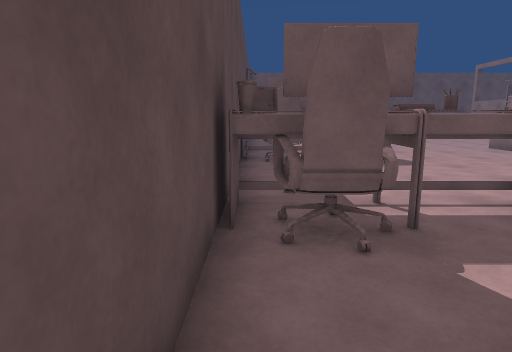
View 1 (above)

21 first-person views from a walk through a scene from a Unity 3-D project. The camera is 1.4 m above the floor, tilts 10° down and sees 75° across. The floor is counted in squares, 1 m on a side. Each view is taken from the middle of a square. On the plan, view 1 faces up. The plan holds only what a view shows up to about 15 squares ahead; the rest is blank. The player is left out.

View 2
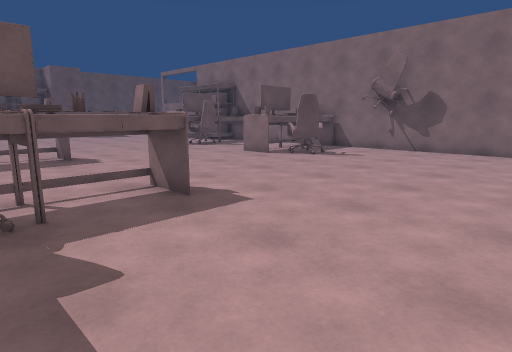

View 3
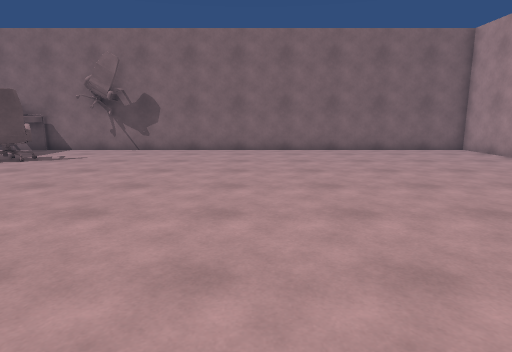

View 4
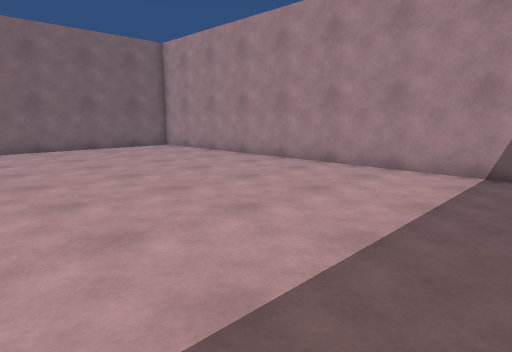

View 5
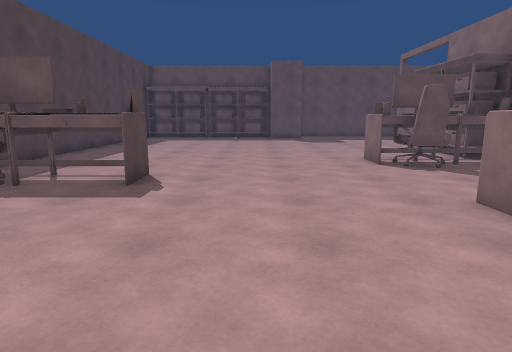

View 6
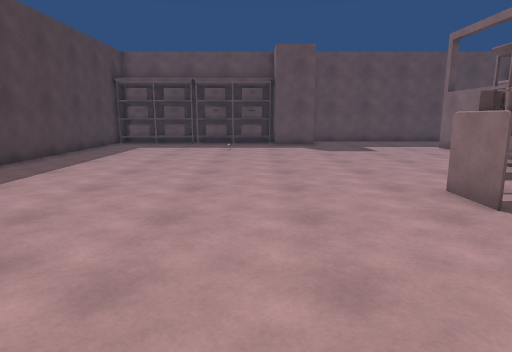

View 7
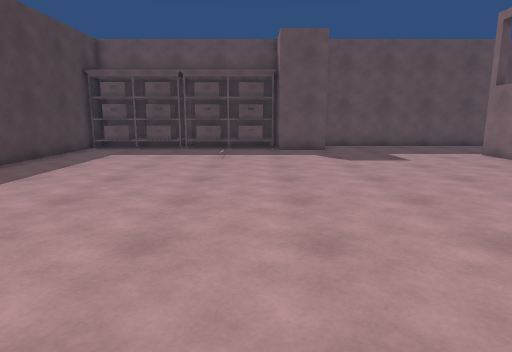

View 8
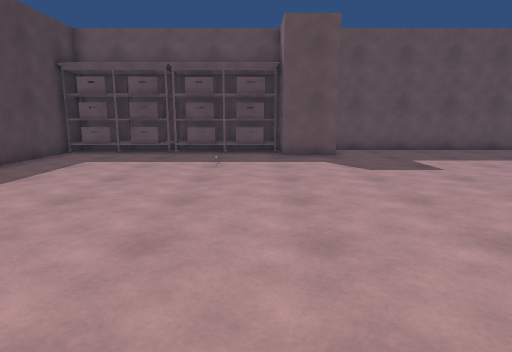

View 9
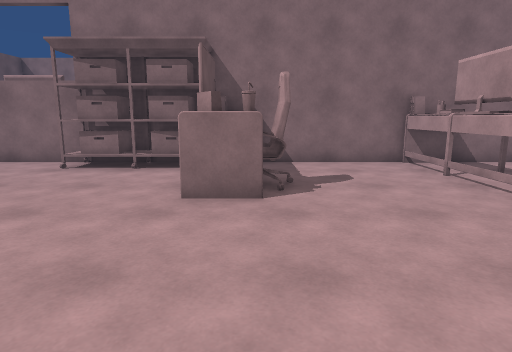

View 10
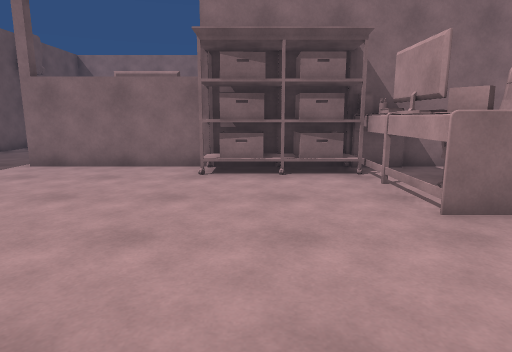

View 11
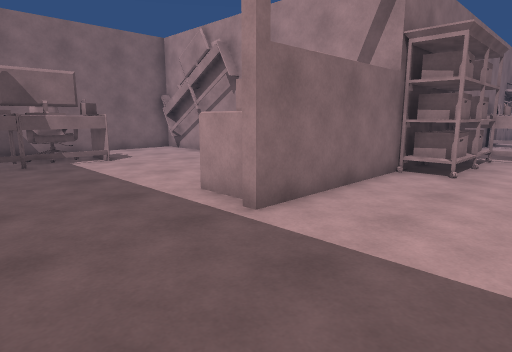

View 12
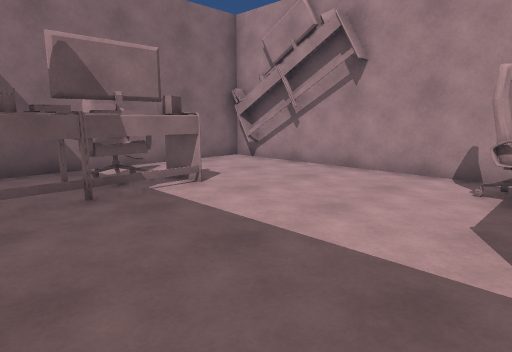

View 13
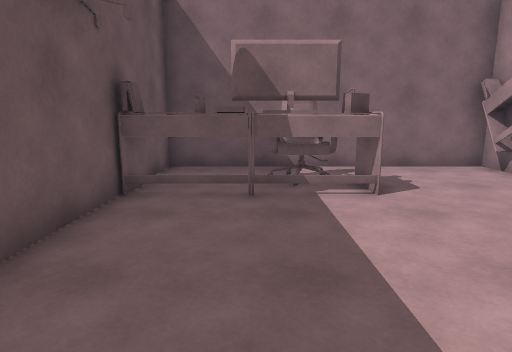

View 14
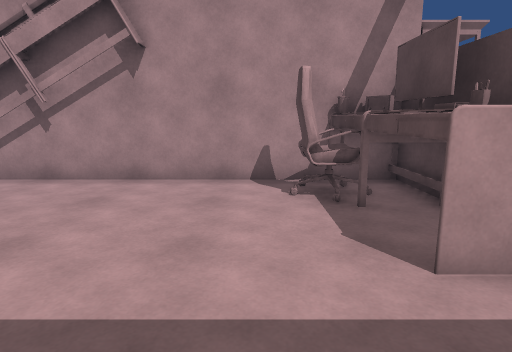

View 15
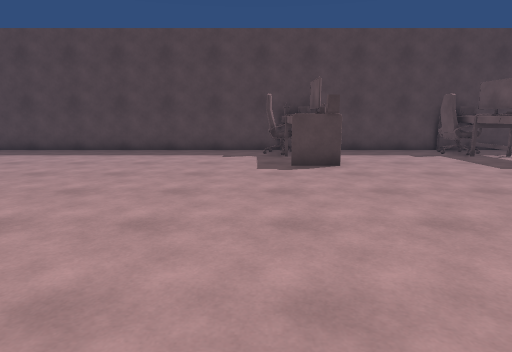

View 16
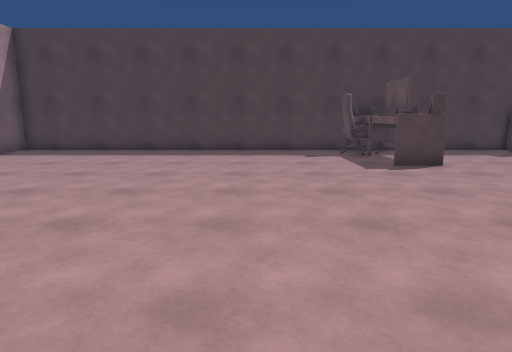

View 17
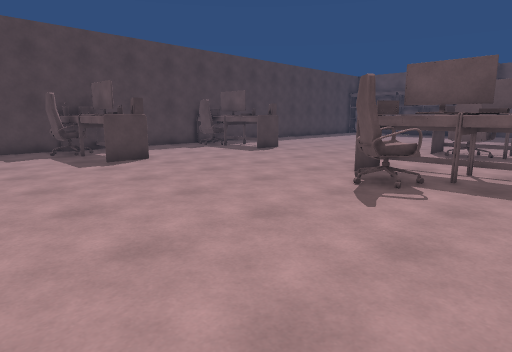

View 18
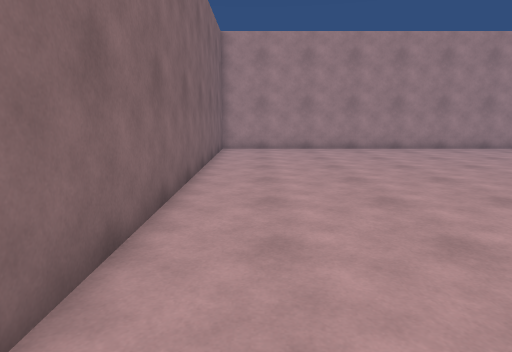

View 19
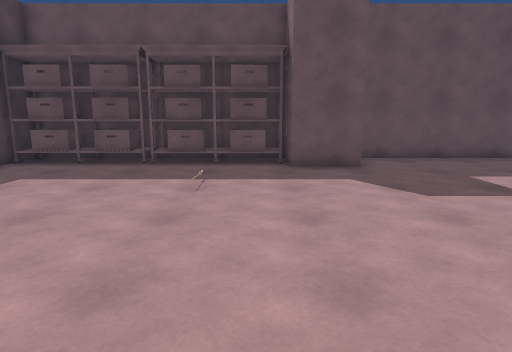

View 20
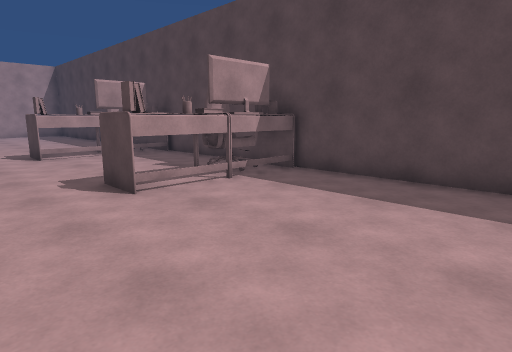

View 21
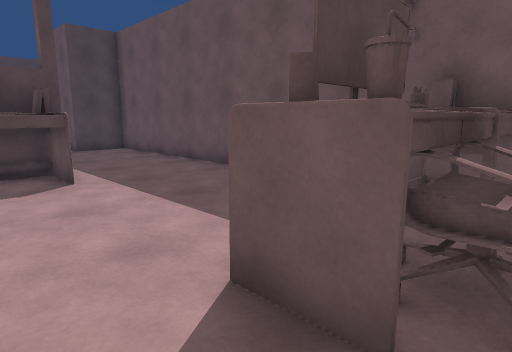

### Floor plan
Points are (right, up) in squares from view 1. A wall is a line through its corners. A room is listed if a view was taken in it or the views show most of it. See-through windows are left out.
Room 1 (views 1, 2, 3, 4, 5, 6, 7, 8, 9, 10, 11, 12, 13, 14, 15, 16, 17, 18, 19, 20, 21)
walls: (15.8, 19.5) (26.5, 19.5) (26.5, 28.5) (19.8, 28.5); (15.5, 23.4) (15.5, 24.5); (15.8, 24.5) (15.8, 23.4); (18.1, 28.5) (10, 28.5) (10, 26.5) (8, 26.5) (8, 28.5) (-0.5, 28.5) (-0.5, -10) (15.5, -10) (15.5, 19.6)
objects: chair (0, 4) to (2, 4); table (0, 4) to (4, 5); chair (0, 10) to (1, 11); table (0, 11) to (4, 12); other object (0, 27) to (3, 28); other object (4, 27) to (7, 28); chair (11, 6) to (13, 8); table (11, 8) to (15, 9); chair (11, 13) to (12, 14); table (11, 14) to (15, 15); other object (14, 15) to (15, 19); chair (15, 5); table (16, 20) to (17, 24); chair (17, 20) to (18, 21); table (23, 24) to (24, 28); chair (24, 24) to (25, 26); table (25, 19) to (26, 20)

Where each view was taken, in squares from view 1:
view 1: 0 up, 0 right, facing up
view 2: 1 down, 1 right, facing up-right
view 3: 1 down, 1 right, facing right
view 4: 1 down, 0 right, facing down-right
view 5: 4 up, 7 right, facing up
view 6: 9 up, 7 right, facing up
view 7: 12 up, 7 right, facing up
view 8: 14 up, 7 right, facing up
view 9: 14 up, 5 right, facing right
view 10: 18 up, 6 right, facing right
view 11: 28 up, 12 right, facing down-right
view 12: 28 up, 17 right, facing down-right
view 13: 26 up, 17 right, facing right
view 14: 27 up, 19 right, facing down
view 15: 3 up, 14 right, facing left
view 16: 0 up, 14 right, facing left
view 17: 0 up, 15 right, facing up-left
view 18: 5 up, 14 right, facing down
view 19: 17 up, 7 right, facing up
view 20: 18 up, 7 right, facing down-left
view 21: 22 up, 25 right, facing up-left
